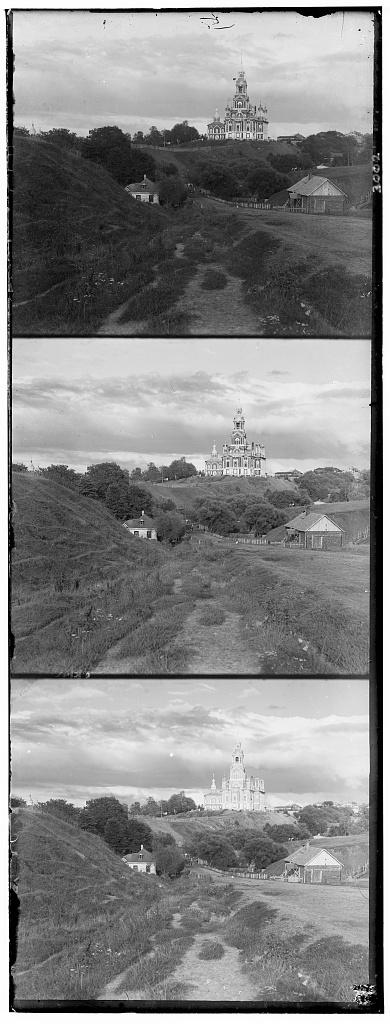
%> input picture MATLAB/Other/Image Colorizer/4.jpg, 390 x 1024 px
$ octave colorize_image_triple.m   (GNU Octave 9; MATLAB toolbox functions it lacks are replaced by stand-ins)
%> lines starting %> are read from the running program, lines starting %| are printed output that depends on the picture
clc
clear all

%Channel Order -top to bottom- = B,G,R%

img = imread('D:/Downloads/4.jpg');
%> img is the input picture: size 1024x390 uint8; min 0, max 255, mean 133.7
[x,y,z] = size(img);
%> x = 1024; y = 390; z = 1

if z == 3
img = rgb2gray(img);
end

[r,c] = size(img);
%> r = 1024; c = 390
rr=r/3;
%> rr = 341.3
rr= floor(rr);
%> rr = 341

B = imcrop(img,[1,1,c,rr-1]);
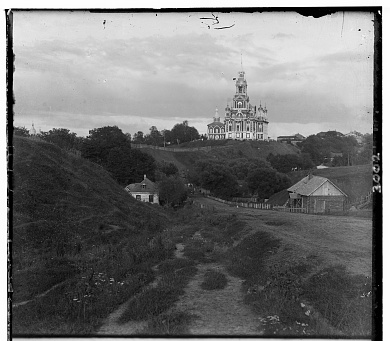
%> B: size 341x390 uint8; min 0, max 255, mean 114
G = imcrop(img,[1,rr+1,c,rr-1]);
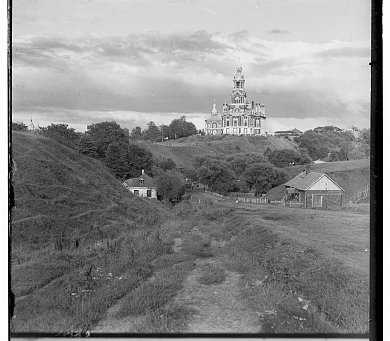
%> G: size 341x390 uint8; min 0, max 255, mean 137.7
R = imcrop(img,[1,2*rr+1,c,rr-1]);
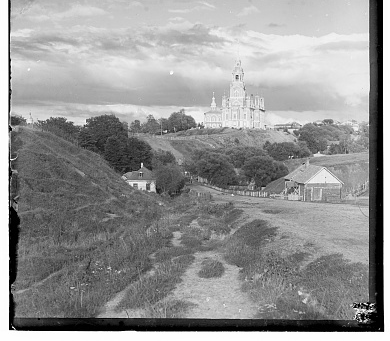
%> R: size 341x390 uint8; min 0, max 255, mean 149

Colorimg(:,:,1) = R;
Colorimg(:,:,2) = G;
Colorimg(:,:,3) = B;
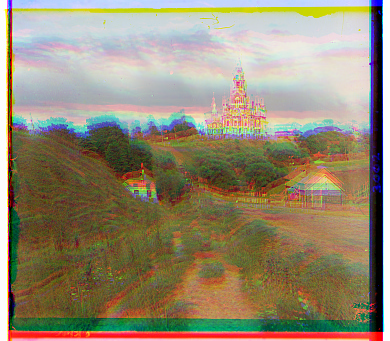
%> Colorimg: size 341x390x3 uint8; mean R, G, B 149, 137.7, 114

subplot(2,3,1), subimage(R);
text(0.5,0.5,'Red Channel', 'HorizontalAlignment','left','VerticalAlignment', 'bottom', 'fontsize',16); axis off;
subplot(2,3,2), subimage(G);
text(0.5,0.5,'Green Channel','HorizontalAlignment','left','VerticalAlignment', 'bottom','fontsize',16); axis off;
subplot(2,3,3), subimage(B);
text(0.5,0.5,'Blue Channel','HorizontalAlignment','left','VerticalAlignment', 'bottom','fontsize',16); axis off;
subplot(2,3,5), subimage(Colorimg);
text(0.5,0.5,'Colorized Image','HorizontalAlignment','left','VerticalAlignment', 'bottom','fontsize',16); axis off;
%> after `axis off`:
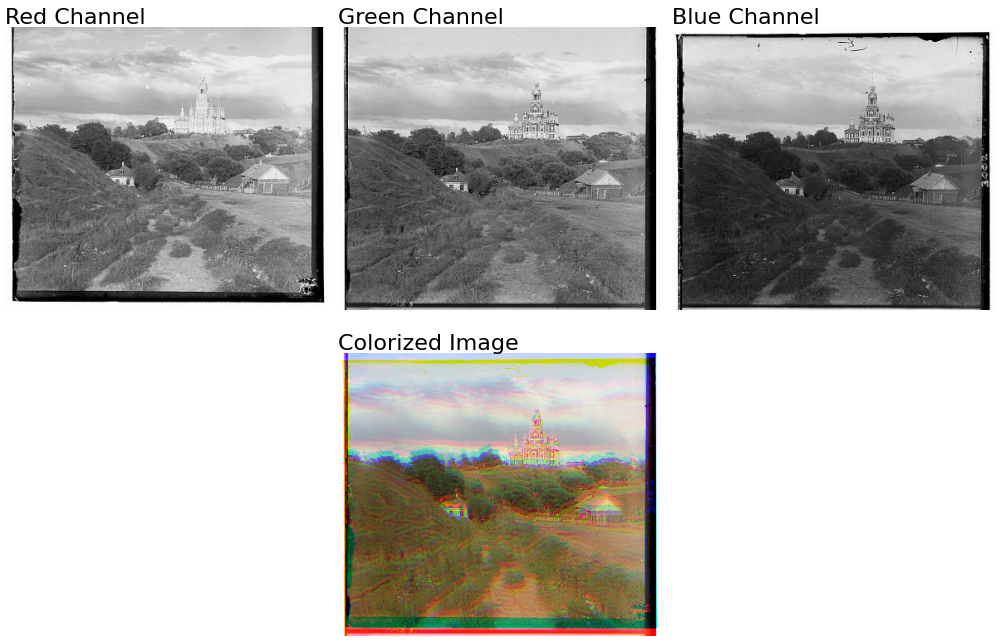
%> figure redrawn from the program's plot data, 4 panels
%imshow(Colorimg)

$ run again, with MATLAB/Other/Image Colorizer/2.jpg copied over MATLAB/Other/Image Colorizer/4.jpg
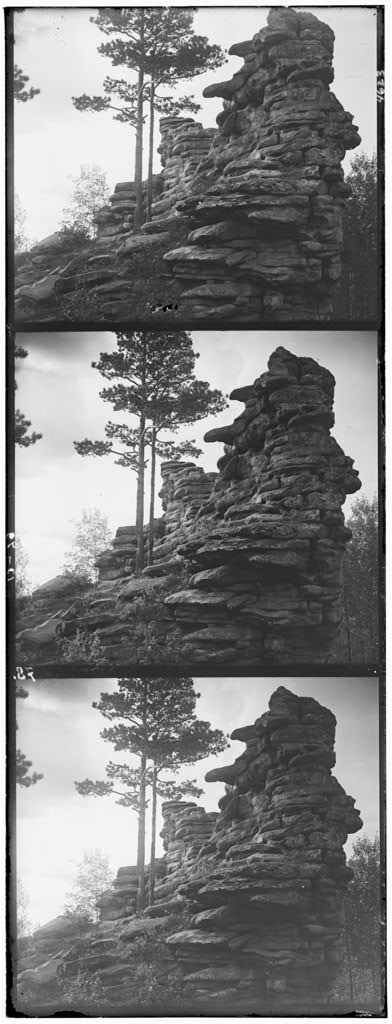
%> input picture MATLAB/Other/Image Colorizer/2.jpg, 392 x 1024 px
%> img is the input picture: size 1024x392 uint8; min 0, max 255, mean 126.7
%> `Colorimg(:,:,3) = B;`:
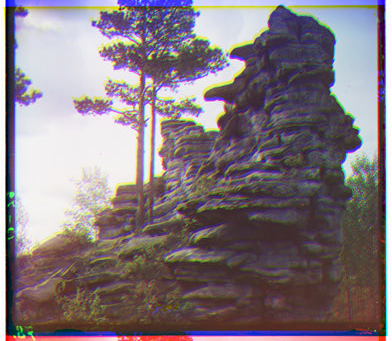
%> Colorimg: size 341x392x3 uint8; mean R, G, B 132.1, 120.7, 126.9
%> `axis off`:
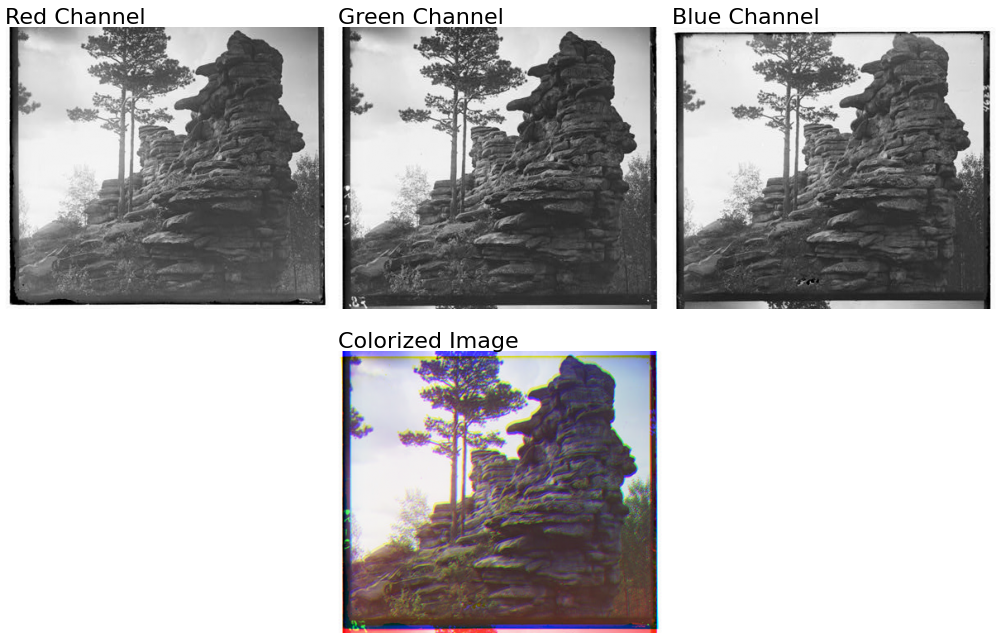
%> figure redrawn from the program's plot data, 4 panels

$ run again, with MATLAB/Other/Image Colorizer/3.jpg copied over MATLAB/Other/Image Colorizer/4.jpg
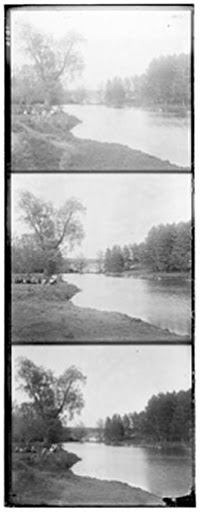
%> input picture MATLAB/Other/Image Colorizer/3.jpg, 200 x 512 px
%> img is the input picture: size 512x200x3 uint8; min 0, max 255, mean 173.2
%> img: size 512x200 uint8
%> `Colorimg(:,:,3) = B;`:
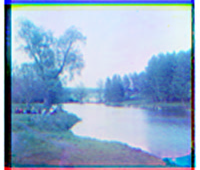
%> Colorimg: size 170x200x3 uint8; mean R, G, B 146.1, 171.5, 201.2
%> `axis off`:
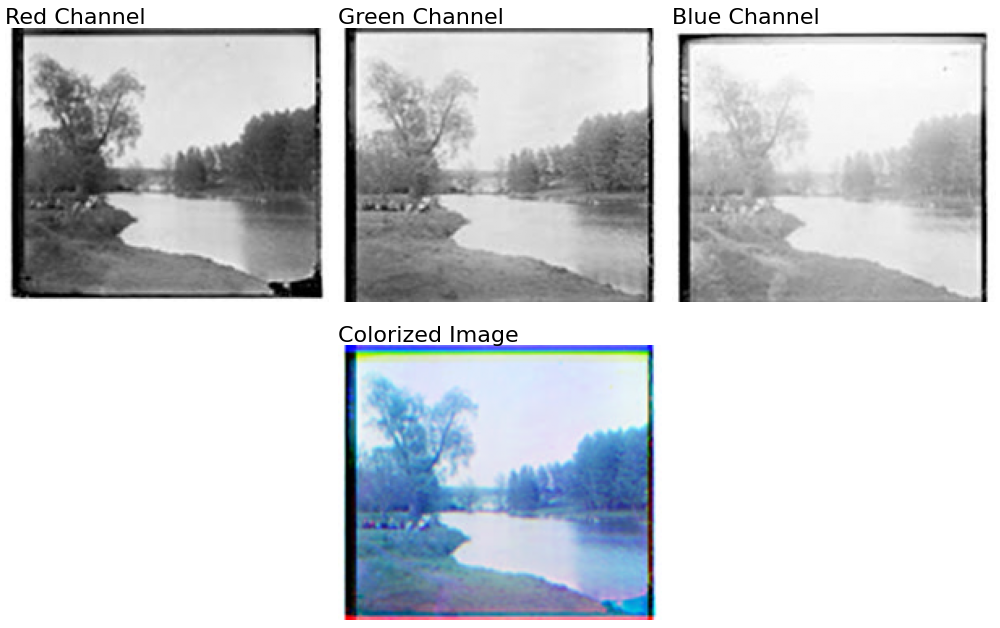
%> figure redrawn from the program's plot data, 4 panels

$ run again, with MATLAB/Other/Image Colorizer/5.jpg copied over MATLAB/Other/Image Colorizer/4.jpg
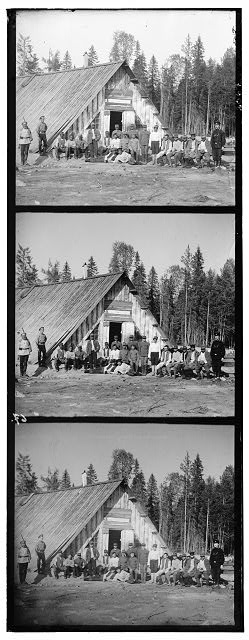
%> input picture MATLAB/Other/Image Colorizer/5.jpg, 249 x 640 px
%> img is the input picture: size 640x249 uint8; min 0, max 255, mean 139.2
%> `Colorimg(:,:,3) = B;`:
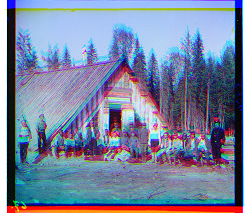
%> Colorimg: size 213x249x3 uint8; mean R, G, B 122.7, 133.5, 160.8
%> `axis off`:
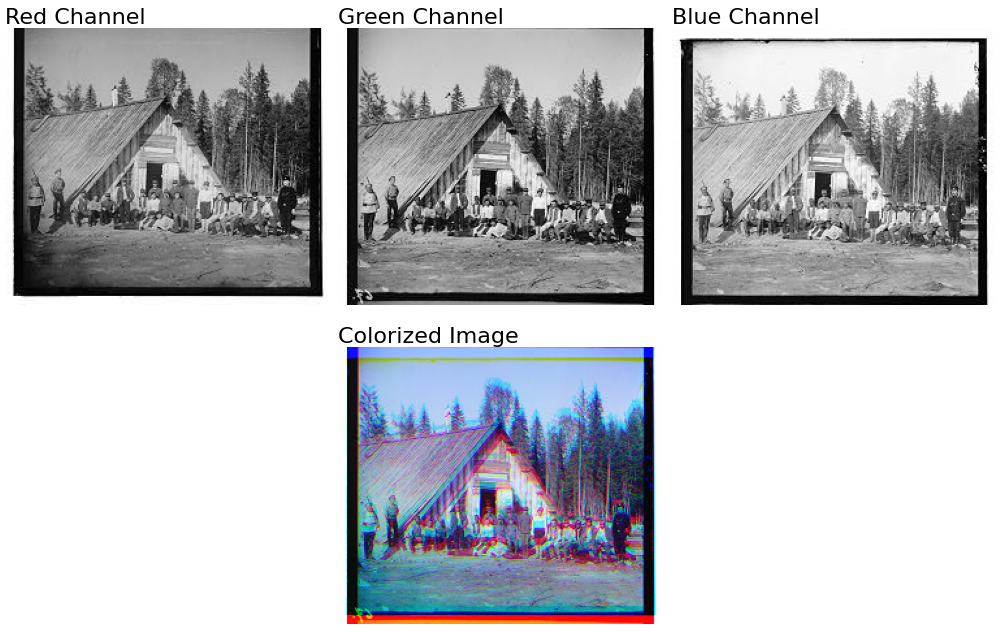
%> figure redrawn from the program's plot data, 4 panels
